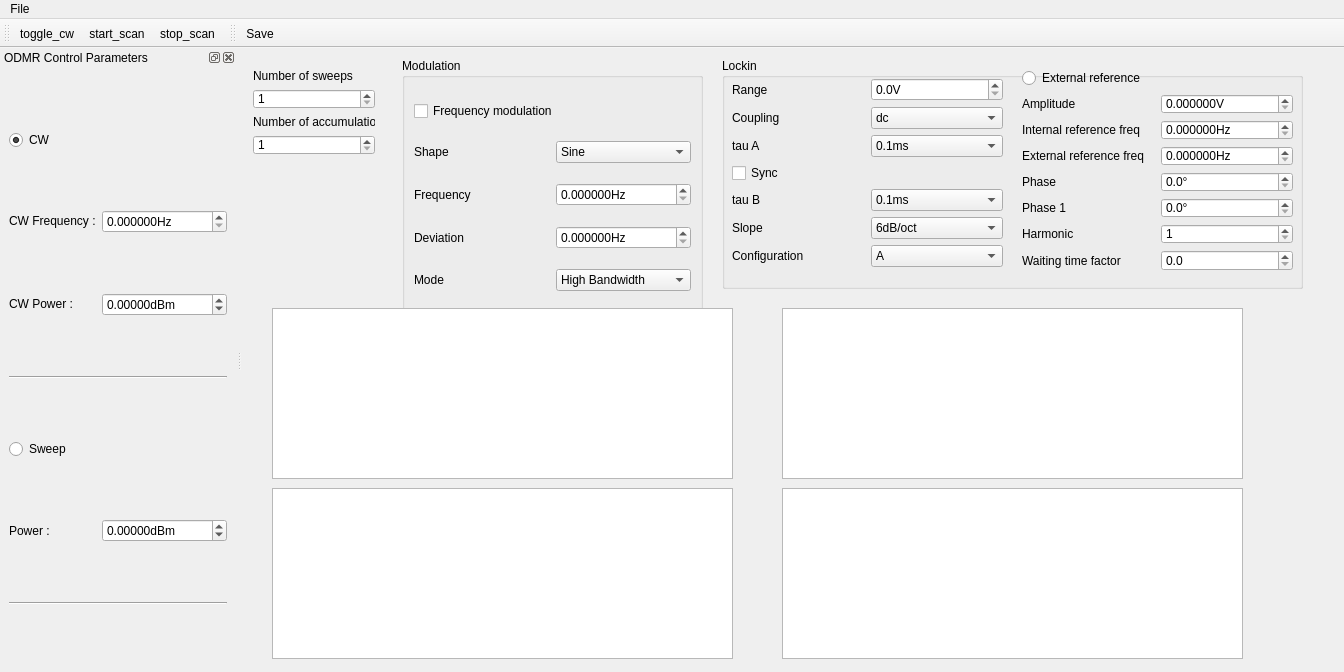
<?xml version="1.0" encoding="UTF-8"?>
<ui version="4.0">
 <class>MainWindow</class>
 <widget class="QMainWindow" name="MainWindow">
  <property name="geometry">
   <rect>
    <x>0</x>
    <y>0</y>
    <width>1344</width>
    <height>672</height>
   </rect>
  </property>
  <property name="windowTitle">
   <string>MainWindow</string>
  </property>
  <widget class="QWidget" name="centralwidget">
   <widget class="QGroupBox" name="modulation_groupBox">
    <property name="geometry">
     <rect>
      <x>160</x>
      <y>10</y>
      <width>301</width>
      <height>261</height>
     </rect>
    </property>
    <property name="title">
     <string>Modulation</string>
    </property>
    <layout class="QGridLayout" name="gridLayout">
     <item row="4" column="0">
      <widget class="QLabel" name="label_8">
       <property name="text">
        <string>Mode</string>
       </property>
      </widget>
     </item>
     <item row="0" column="0" colspan="2">
      <widget class="QCheckBox" name="fm_on_off_checkBox">
       <property name="text">
        <string>Frequency modulation</string>
       </property>
      </widget>
     </item>
     <item row="1" column="0">
      <widget class="QLabel" name="label_14">
       <property name="text">
        <string>Shape</string>
       </property>
      </widget>
     </item>
     <item row="3" column="1">
      <widget class="ScienDSpinBox" name="mod_dev_frequency_DoubleSpinBox">
       <property name="sizePolicy">
        <sizepolicy hsizetype="Minimum" vsizetype="Fixed">
         <horstretch>0</horstretch>
         <verstretch>0</verstretch>
        </sizepolicy>
       </property>
       <property name="suffix">
        <string>Hz</string>
       </property>
       <property name="decimals">
        <number>6</number>
       </property>
       <property name="maximum">
        <double>1000000000.000000000000000</double>
       </property>
       <property name="singleStep">
        <double>0.010000000000000</double>
       </property>
      </widget>
     </item>
     <item row="1" column="1">
      <widget class="QComboBox" name="source_shape_comboBox">
       <item>
        <property name="text">
         <string>Sine</string>
        </property>
       </item>
       <item>
        <property name="text">
         <string>Square</string>
        </property>
       </item>
       <item>
        <property name="text">
         <string>Pulse</string>
        </property>
       </item>
       <item>
        <property name="text">
         <string>Triangle</string>
        </property>
       </item>
       <item>
        <property name="text">
         <string>Trapezoid</string>
        </property>
       </item>
      </widget>
     </item>
     <item row="4" column="1">
      <widget class="QComboBox" name="mod_mode_comboBox">
       <item>
        <property name="text">
         <string>High Bandwidth</string>
        </property>
       </item>
       <item>
        <property name="text">
         <string>Low Noise</string>
        </property>
       </item>
      </widget>
     </item>
     <item row="3" column="0">
      <widget class="QLabel" name="label_5">
       <property name="text">
        <string>Deviation</string>
       </property>
      </widget>
     </item>
     <item row="2" column="1">
      <widget class="ScienDSpinBox" name="source_frequency_DoubleSpinBox">
       <property name="sizePolicy">
        <sizepolicy hsizetype="Minimum" vsizetype="Fixed">
         <horstretch>0</horstretch>
         <verstretch>0</verstretch>
        </sizepolicy>
       </property>
       <property name="suffix">
        <string>Hz</string>
       </property>
       <property name="decimals">
        <number>6</number>
       </property>
       <property name="maximum">
        <double>1000000000.000000000000000</double>
       </property>
       <property name="singleStep">
        <double>0.010000000000000</double>
       </property>
      </widget>
     </item>
     <item row="2" column="0">
      <widget class="QLabel" name="label_15">
       <property name="text">
        <string>Frequency</string>
       </property>
      </widget>
     </item>
    </layout>
   </widget>
   <widget class="PlotWidget" name="channel1_PlotWidget">
    <property name="geometry">
     <rect>
      <x>30</x>
      <y>260</y>
      <width>461</width>
      <height>171</height>
     </rect>
    </property>
    <property name="sizePolicy">
     <sizepolicy hsizetype="Expanding" vsizetype="Expanding">
      <horstretch>1</horstretch>
      <verstretch>1</verstretch>
     </sizepolicy>
    </property>
   </widget>
   <widget class="PlotWidget" name="channel2_PlotWidget">
    <property name="geometry">
     <rect>
      <x>540</x>
      <y>260</y>
      <width>461</width>
      <height>171</height>
     </rect>
    </property>
    <property name="sizePolicy">
     <sizepolicy hsizetype="Expanding" vsizetype="Expanding">
      <horstretch>1</horstretch>
      <verstretch>1</verstretch>
     </sizepolicy>
    </property>
   </widget>
   <widget class="PlotWidget" name="channel3_PlotWidget">
    <property name="geometry">
     <rect>
      <x>30</x>
      <y>440</y>
      <width>461</width>
      <height>171</height>
     </rect>
    </property>
    <property name="sizePolicy">
     <sizepolicy hsizetype="Expanding" vsizetype="Expanding">
      <horstretch>1</horstretch>
      <verstretch>1</verstretch>
     </sizepolicy>
    </property>
   </widget>
   <widget class="PlotWidget" name="channel4_PlotWidget">
    <property name="geometry">
     <rect>
      <x>540</x>
      <y>440</y>
      <width>461</width>
      <height>171</height>
     </rect>
    </property>
    <property name="sizePolicy">
     <sizepolicy hsizetype="Expanding" vsizetype="Expanding">
      <horstretch>1</horstretch>
      <verstretch>1</verstretch>
     </sizepolicy>
    </property>
   </widget>
   <widget class="QGroupBox" name="lockin_groupBox">
    <property name="geometry">
     <rect>
      <x>480</x>
      <y>10</y>
      <width>581</width>
      <height>231</height>
     </rect>
    </property>
    <property name="title">
     <string>Lockin</string>
    </property>
    <widget class="QWidget" name="layoutWidget">
     <property name="geometry">
      <rect>
       <x>10</x>
       <y>20</y>
       <width>271</width>
       <height>194</height>
      </rect>
     </property>
     <layout class="QGridLayout" name="gridLayout_4">
      <item row="1" column="1">
       <widget class="QComboBox" name="lockin_acdc_coupling_comboBox">
        <item>
         <property name="text">
          <string>dc</string>
         </property>
        </item>
        <item>
         <property name="text">
          <string>ac</string>
         </property>
        </item>
       </widget>
      </item>
      <item row="6" column="1">
       <widget class="QComboBox" name="lockin_config_comboBox">
        <item>
         <property name="text">
          <string>A</string>
         </property>
        </item>
        <item>
         <property name="text">
          <string>A-B</string>
         </property>
        </item>
        <item>
         <property name="text">
          <string>A&amp;B</string>
         </property>
        </item>
       </widget>
      </item>
      <item row="5" column="1">
       <widget class="QComboBox" name="lockin_slope_comboBox">
        <item>
         <property name="text">
          <string>6dB/oct</string>
         </property>
        </item>
        <item>
         <property name="text">
          <string>12dB/oct</string>
         </property>
        </item>
        <item>
         <property name="text">
          <string>24dB/oct</string>
         </property>
        </item>
       </widget>
      </item>
      <item row="2" column="1">
       <widget class="QComboBox" name="lockin_taua_comboBox">
        <item>
         <property name="text">
          <string>0.1ms</string>
         </property>
        </item>
        <item>
         <property name="text">
          <string>0.2ms</string>
         </property>
        </item>
        <item>
         <property name="text">
          <string>0.5ms</string>
         </property>
        </item>
        <item>
         <property name="text">
          <string>1ms</string>
         </property>
        </item>
        <item>
         <property name="text">
          <string>2ms</string>
         </property>
        </item>
        <item>
         <property name="text">
          <string>5ms</string>
         </property>
        </item>
        <item>
         <property name="text">
          <string>10ms</string>
         </property>
        </item>
        <item>
         <property name="text">
          <string>20ms</string>
         </property>
        </item>
        <item>
         <property name="text">
          <string>50ms</string>
         </property>
        </item>
        <item>
         <property name="text">
          <string>100ms</string>
         </property>
        </item>
        <item>
         <property name="text">
          <string>200ms</string>
         </property>
        </item>
        <item>
         <property name="text">
          <string>500ms</string>
         </property>
        </item>
        <item>
         <property name="text">
          <string>1s</string>
         </property>
        </item>
        <item>
         <property name="text">
          <string>2s</string>
         </property>
        </item>
        <item>
         <property name="text">
          <string>5s</string>
         </property>
        </item>
        <item>
         <property name="text">
          <string>10s</string>
         </property>
        </item>
        <item>
         <property name="text">
          <string>20s</string>
         </property>
        </item>
        <item>
         <property name="text">
          <string>50s</string>
         </property>
        </item>
        <item>
         <property name="text">
          <string>100s</string>
         </property>
        </item>
        <item>
         <property name="text">
          <string>200s</string>
         </property>
        </item>
        <item>
         <property name="text">
          <string>500s</string>
         </property>
        </item>
        <item>
         <property name="text">
          <string>1ks</string>
         </property>
        </item>
       </widget>
      </item>
      <item row="2" column="0">
       <widget class="QLabel" name="label_21">
        <property name="text">
         <string>tau A</string>
        </property>
       </widget>
      </item>
      <item row="4" column="0">
       <widget class="QLabel" name="label_22">
        <property name="text">
         <string>tau B</string>
        </property>
       </widget>
      </item>
      <item row="0" column="0">
       <widget class="QLabel" name="label_19">
        <property name="text">
         <string>Range</string>
        </property>
       </widget>
      </item>
      <item row="0" column="1">
       <widget class="ScienDSpinBox" name="lockin_range_DoubleSpinBox">
        <property name="sizePolicy">
         <sizepolicy hsizetype="Minimum" vsizetype="Fixed">
          <horstretch>0</horstretch>
          <verstretch>0</verstretch>
         </sizepolicy>
        </property>
        <property name="suffix">
         <string>V</string>
        </property>
        <property name="decimals">
         <number>1</number>
        </property>
        <property name="maximum">
         <double>1000000000.000000000000000</double>
        </property>
        <property name="singleStep">
         <double>0.010000000000000</double>
        </property>
       </widget>
      </item>
      <item row="5" column="0">
       <widget class="QLabel" name="label_11">
        <property name="text">
         <string>Slope</string>
        </property>
       </widget>
      </item>
      <item row="6" column="0">
       <widget class="QLabel" name="label_20">
        <property name="text">
         <string>Configuration</string>
        </property>
       </widget>
      </item>
      <item row="3" column="0">
       <widget class="QCheckBox" name="lockin_sync_checkBox">
        <property name="text">
         <string>Sync</string>
        </property>
       </widget>
      </item>
      <item row="1" column="0">
       <widget class="QLabel" name="label_9">
        <property name="text">
         <string>Coupling</string>
        </property>
       </widget>
      </item>
      <item row="4" column="1">
       <widget class="QComboBox" name="lockin_taub_comboBox">
        <item>
         <property name="text">
          <string>0.1ms</string>
         </property>
        </item>
        <item>
         <property name="text">
          <string>0.2ms</string>
         </property>
        </item>
        <item>
         <property name="text">
          <string>0.5ms</string>
         </property>
        </item>
        <item>
         <property name="text">
          <string>1ms</string>
         </property>
        </item>
        <item>
         <property name="text">
          <string>2ms</string>
         </property>
        </item>
        <item>
         <property name="text">
          <string>5ms</string>
         </property>
        </item>
        <item>
         <property name="text">
          <string>10ms</string>
         </property>
        </item>
        <item>
         <property name="text">
          <string>20ms</string>
         </property>
        </item>
        <item>
         <property name="text">
          <string>50ms</string>
         </property>
        </item>
        <item>
         <property name="text">
          <string>100ms</string>
         </property>
        </item>
        <item>
         <property name="text">
          <string>200ms</string>
         </property>
        </item>
        <item>
         <property name="text">
          <string>500ms</string>
         </property>
        </item>
        <item>
         <property name="text">
          <string>1s</string>
         </property>
        </item>
        <item>
         <property name="text">
          <string>2s</string>
         </property>
        </item>
        <item>
         <property name="text">
          <string>5s</string>
         </property>
        </item>
        <item>
         <property name="text">
          <string>10s</string>
         </property>
        </item>
        <item>
         <property name="text">
          <string>20s</string>
         </property>
        </item>
        <item>
         <property name="text">
          <string>50s</string>
         </property>
        </item>
        <item>
         <property name="text">
          <string>100s</string>
         </property>
        </item>
        <item>
         <property name="text">
          <string>200s</string>
         </property>
        </item>
        <item>
         <property name="text">
          <string>500s</string>
         </property>
        </item>
        <item>
         <property name="text">
          <string>1ks</string>
         </property>
        </item>
        <item>
         <property name="text">
          <string>same as tauA</string>
         </property>
        </item>
       </widget>
      </item>
     </layout>
    </widget>
    <widget class="QWidget" name="layoutWidget_2">
     <property name="geometry">
      <rect>
       <x>300</x>
       <y>10</y>
       <width>271</width>
       <height>203</height>
      </rect>
     </property>
     <layout class="QGridLayout" name="gridLayout_3">
      <item row="5" column="0">
       <widget class="QLabel" name="label_18">
        <property name="text">
         <string>Phase 1</string>
        </property>
       </widget>
      </item>
      <item row="0" column="0" colspan="2">
       <layout class="QHBoxLayout" name="horizontalLayout">
        <item>
         <widget class="QRadioButton" name="external_reference_radioButton">
          <property name="text">
           <string>External reference</string>
          </property>
         </widget>
        </item>
       </layout>
      </item>
      <item row="1" column="0">
       <widget class="QLabel" name="label_17">
        <property name="text">
         <string>Amplitude</string>
        </property>
       </widget>
      </item>
      <item row="3" column="1">
       <widget class="ScienDSpinBox" name="ext_ref_frequency_DoubleSpinBox">
        <property name="sizePolicy">
         <sizepolicy hsizetype="Minimum" vsizetype="Fixed">
          <horstretch>0</horstretch>
          <verstretch>0</verstretch>
         </sizepolicy>
        </property>
        <property name="suffix">
         <string>Hz</string>
        </property>
        <property name="decimals">
         <number>6</number>
        </property>
        <property name="maximum">
         <double>1000000000.000000000000000</double>
        </property>
        <property name="singleStep">
         <double>0.010000000000000</double>
        </property>
       </widget>
      </item>
      <item row="2" column="0">
       <widget class="QLabel" name="label_7">
        <property name="text">
         <string>Internal reference freq</string>
        </property>
       </widget>
      </item>
      <item row="6" column="1">
       <widget class="QSpinBox" name="harmonic_spinBox">
        <property name="minimum">
         <number>1</number>
        </property>
        <property name="maximum">
         <number>15</number>
        </property>
       </widget>
      </item>
      <item row="5" column="1">
       <widget class="ScienDSpinBox" name="lockin_phase1_DoubleSpinBox">
        <property name="sizePolicy">
         <sizepolicy hsizetype="Minimum" vsizetype="Fixed">
          <horstretch>0</horstretch>
          <verstretch>0</verstretch>
         </sizepolicy>
        </property>
        <property name="suffix">
         <string>°</string>
        </property>
        <property name="decimals">
         <number>1</number>
        </property>
        <property name="maximum">
         <double>1000000000.000000000000000</double>
        </property>
        <property name="singleStep">
         <double>0.010000000000000</double>
        </property>
       </widget>
      </item>
      <item row="1" column="1">
       <widget class="ScienDSpinBox" name="lockin_amplitude_DoubleSpinBox">
        <property name="sizePolicy">
         <sizepolicy hsizetype="Minimum" vsizetype="Fixed">
          <horstretch>0</horstretch>
          <verstretch>0</verstretch>
         </sizepolicy>
        </property>
        <property name="suffix">
         <string>V</string>
        </property>
        <property name="decimals">
         <number>6</number>
        </property>
        <property name="maximum">
         <double>1000000000.000000000000000</double>
        </property>
        <property name="singleStep">
         <double>0.010000000000000</double>
        </property>
       </widget>
      </item>
      <item row="3" column="0">
       <widget class="QLabel" name="label_12">
        <property name="text">
         <string>External reference freq</string>
        </property>
       </widget>
      </item>
      <item row="4" column="1">
       <widget class="ScienDSpinBox" name="lockin_phase_DoubleSpinBox">
        <property name="sizePolicy">
         <sizepolicy hsizetype="Minimum" vsizetype="Fixed">
          <horstretch>0</horstretch>
          <verstretch>0</verstretch>
         </sizepolicy>
        </property>
        <property name="suffix">
         <string>°</string>
        </property>
        <property name="decimals">
         <number>1</number>
        </property>
        <property name="maximum">
         <double>1000000000.000000000000000</double>
        </property>
        <property name="singleStep">
         <double>0.010000000000000</double>
        </property>
       </widget>
      </item>
      <item row="6" column="0">
       <widget class="QLabel" name="label_16">
        <property name="text">
         <string>Harmonic</string>
        </property>
       </widget>
      </item>
      <item row="2" column="1">
       <widget class="ScienDSpinBox" name="int_ref_frequency_DoubleSpinBox">
        <property name="sizePolicy">
         <sizepolicy hsizetype="Minimum" vsizetype="Fixed">
          <horstretch>0</horstretch>
          <verstretch>0</verstretch>
         </sizepolicy>
        </property>
        <property name="suffix">
         <string>Hz</string>
        </property>
        <property name="decimals">
         <number>6</number>
        </property>
        <property name="maximum">
         <double>1000000000.000000000000000</double>
        </property>
        <property name="singleStep">
         <double>0.010000000000000</double>
        </property>
       </widget>
      </item>
      <item row="4" column="0">
       <widget class="QLabel" name="label_10">
        <property name="text">
         <string>Phase</string>
        </property>
       </widget>
      </item>
      <item row="7" column="0">
       <widget class="QLabel" name="label_25">
        <property name="text">
         <string>Waiting time factor</string>
        </property>
       </widget>
      </item>
      <item row="7" column="1">
       <widget class="QDoubleSpinBox" name="waiting_time_factor_DoubleSpinBox">
        <property name="decimals">
         <number>1</number>
        </property>
        <property name="singleStep">
         <double>0.500000000000000</double>
        </property>
       </widget>
      </item>
     </layout>
    </widget>
   </widget>
   <widget class="QWidget" name="">
    <property name="geometry">
     <rect>
      <x>11</x>
      <y>21</y>
      <width>122</width>
      <height>86</height>
     </rect>
    </property>
    <layout class="QVBoxLayout" name="verticalLayout">
     <item>
      <widget class="QLabel" name="label_23">
       <property name="text">
        <string>Number of sweeps</string>
       </property>
      </widget>
     </item>
     <item>
      <widget class="QSpinBox" name="number_of_sweeps_spinBox">
       <property name="minimum">
        <number>1</number>
       </property>
       <property name="maximum">
        <number>15</number>
       </property>
      </widget>
     </item>
     <item>
      <widget class="QLabel" name="label_24">
       <property name="text">
        <string>Number of accumulations</string>
       </property>
      </widget>
     </item>
     <item>
      <widget class="QSpinBox" name="number_of_accumulations_spinBox">
       <property name="minimum">
        <number>1</number>
       </property>
       <property name="maximum">
        <number>15</number>
       </property>
      </widget>
     </item>
    </layout>
   </widget>
  </widget>
  <widget class="QMenuBar" name="menubar">
   <property name="geometry">
    <rect>
     <x>0</x>
     <y>0</y>
     <width>1344</width>
     <height>21</height>
    </rect>
   </property>
   <widget class="QMenu" name="menuFile">
    <property name="title">
     <string>File</string>
    </property>
    <addaction name="action_Close"/>
   </widget>
   <addaction name="menuFile"/>
  </widget>
  <widget class="QToolBar" name="toolBar">
   <property name="windowTitle">
    <string>toolBar</string>
   </property>
   <attribute name="toolBarArea">
    <enum>TopToolBarArea</enum>
   </attribute>
   <attribute name="toolBarBreak">
    <bool>false</bool>
   </attribute>
   <addaction name="action_toggle_cw"/>
   <addaction name="action_start_stop_scan"/>
   <addaction name="action_stop_scan"/>
  </widget>
  <widget class="QDockWidget" name="odmr_control_DockWidget">
   <property name="windowTitle">
    <string>ODMR Control Parameters</string>
   </property>
   <attribute name="dockWidgetArea">
    <number>1</number>
   </attribute>
   <widget class="QWidget" name="dockWidgetContents_3">
    <layout class="QGridLayout" name="gridLayout_2">
     <item row="3" column="0" colspan="2">
      <widget class="Line" name="line">
       <property name="lineWidth">
        <number>1</number>
       </property>
       <property name="orientation">
        <enum>Qt::Horizontal</enum>
       </property>
      </widget>
     </item>
     <item row="0" column="0">
      <widget class="QRadioButton" name="cw_radioButton">
       <property name="text">
        <string>CW</string>
       </property>
       <property name="checked">
        <bool>true</bool>
       </property>
      </widget>
     </item>
     <item row="2" column="1">
      <widget class="ScienDSpinBox" name="cw_power_DoubleSpinBox">
       <property name="sizePolicy">
        <sizepolicy hsizetype="Minimum" vsizetype="Fixed">
         <horstretch>0</horstretch>
         <verstretch>0</verstretch>
        </sizepolicy>
       </property>
       <property name="minimumSize">
        <size>
         <width>10</width>
         <height>0</height>
        </size>
       </property>
       <property name="suffix">
        <string>dBm</string>
       </property>
       <property name="decimals">
        <number>5</number>
       </property>
       <property name="minimum">
        <double>-1000.000000000000000</double>
       </property>
       <property name="maximum">
        <double>100.000000000000000</double>
       </property>
      </widget>
     </item>
     <item row="1" column="0">
      <widget class="QLabel" name="label">
       <property name="sizePolicy">
        <sizepolicy hsizetype="Minimum" vsizetype="Fixed">
         <horstretch>0</horstretch>
         <verstretch>0</verstretch>
        </sizepolicy>
       </property>
       <property name="text">
        <string>CW Frequency :</string>
       </property>
      </widget>
     </item>
     <item row="1" column="1">
      <widget class="ScienDSpinBox" name="cw_frequency_DoubleSpinBox">
       <property name="sizePolicy">
        <sizepolicy hsizetype="Minimum" vsizetype="Fixed">
         <horstretch>0</horstretch>
         <verstretch>0</verstretch>
        </sizepolicy>
       </property>
       <property name="minimumSize">
        <size>
         <width>10</width>
         <height>0</height>
        </size>
       </property>
       <property name="suffix">
        <string>Hz</string>
       </property>
       <property name="decimals">
        <number>6</number>
       </property>
       <property name="maximum">
        <double>1000000000.000000000000000</double>
       </property>
       <property name="singleStep">
        <double>0.010000000000000</double>
       </property>
      </widget>
     </item>
     <item row="2" column="0">
      <widget class="QLabel" name="label_6">
       <property name="sizePolicy">
        <sizepolicy hsizetype="Minimum" vsizetype="Fixed">
         <horstretch>0</horstretch>
         <verstretch>0</verstretch>
        </sizepolicy>
       </property>
       <property name="text">
        <string>CW Power :</string>
       </property>
      </widget>
     </item>
     <item row="4" column="0">
      <widget class="QRadioButton" name="sweep_radioButton">
       <property name="text">
        <string>Sweep</string>
       </property>
       <property name="checked">
        <bool>false</bool>
       </property>
      </widget>
     </item>
     <item row="6" column="0" colspan="2">
      <widget class="Line" name="line_2">
       <property name="orientation">
        <enum>Qt::Horizontal</enum>
       </property>
      </widget>
     </item>
     <item row="5" column="0">
      <widget class="QLabel" name="label_2">
       <property name="sizePolicy">
        <sizepolicy hsizetype="Minimum" vsizetype="Minimum">
         <horstretch>0</horstretch>
         <verstretch>0</verstretch>
        </sizepolicy>
       </property>
       <property name="text">
        <string>Power :</string>
       </property>
      </widget>
     </item>
     <item row="5" column="1">
      <widget class="ScienDSpinBox" name="sweep_power_DoubleSpinBox">
       <property name="sizePolicy">
        <sizepolicy hsizetype="Minimum" vsizetype="Fixed">
         <horstretch>0</horstretch>
         <verstretch>0</verstretch>
        </sizepolicy>
       </property>
       <property name="suffix">
        <string>dBm</string>
       </property>
       <property name="decimals">
        <number>5</number>
       </property>
       <property name="minimum">
        <double>-1000.000000000000000</double>
       </property>
       <property name="maximum">
        <double>100.000000000000000</double>
       </property>
      </widget>
     </item>
    </layout>
   </widget>
  </widget>
  <widget class="QToolBar" name="save_ToolBar">
   <property name="windowTitle">
    <string>toolBar_2</string>
   </property>
   <attribute name="toolBarArea">
    <enum>TopToolBarArea</enum>
   </attribute>
   <attribute name="toolBarBreak">
    <bool>false</bool>
   </attribute>
   <addaction name="action_Save"/>
  </widget>
  <action name="action_toggle_cw">
   <property name="checkable">
    <bool>true</bool>
   </property>
   <property name="icon">
    <iconset>
     <normaloff>../../artwork/icons/oxygen/22x22/media-playback-start.png</normaloff>
     <normalon>../../artwork/icons/oxygen/22x22/media-playback-stop.png</normalon>../../artwork/icons/oxygen/22x22/media-playback-start.png</iconset>
   </property>
   <property name="text">
    <string>toggle_cw</string>
   </property>
   <property name="toolTip">
    <string>toggle microwave CW output</string>
   </property>
  </action>
  <action name="action_Close">
   <property name="text">
    <string>Close</string>
   </property>
  </action>
  <action name="action_start_stop_scan">
   <property name="checkable">
    <bool>true</bool>
   </property>
   <property name="text">
    <string>start_scan</string>
   </property>
  </action>
  <action name="action_stop_scan">
   <property name="text">
    <string>stop_scan</string>
   </property>
  </action>
  <action name="action_Save">
   <property name="icon">
    <iconset>
     <normaloff>../../artwork/icons/oxygen/22x22/document-save.png</normaloff>../../artwork/icons/oxygen/22x22/document-save.png</iconset>
   </property>
   <property name="text">
    <string>&amp;Save</string>
   </property>
   <property name="toolTip">
    <string>Save odmr data</string>
   </property>
  </action>
 </widget>
 <customwidgets>
  <customwidget>
   <class>ScienDSpinBox</class>
   <extends>QDoubleSpinBox</extends>
   <header>qtwidgets.scientific_spinbox.h</header>
  </customwidget>
  <customwidget>
   <class>PlotWidget</class>
   <extends>QGraphicsView</extends>
   <header>pyqtgraph</header>
  </customwidget>
 </customwidgets>
 <resources/>
 <connections>
  <connection>
   <sender>action_Close</sender>
   <signal>triggered()</signal>
   <receiver>MainWindow</receiver>
   <slot>close()</slot>
   <hints>
    <hint type="sourcelabel">
     <x>-1</x>
     <y>-1</y>
    </hint>
    <hint type="destinationlabel">
     <x>399</x>
     <y>299</y>
    </hint>
   </hints>
  </connection>
 </connections>
</ui>
